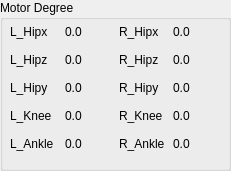
  <widget class="QGroupBox" name="groupBox_2">
   <property name="geometry">
    <rect>
     <x>10</x>
     <y>240</y>
     <width>231</width>
     <height>171</height>
    </rect>
   </property>
   <property name="title">
    <string>Motor Degree</string>
   </property>
   <widget class="QWidget" name="horizontalLayoutWidget_4">
    <property name="geometry">
     <rect>
      <x>10</x>
      <y>20</y>
      <width>211</width>
      <height>141</height>
     </rect>
    </property>
    <layout class="QHBoxLayout" name="horizontalLayout_4">
     <item>
      <layout class="QGridLayout" name="gridLayout_7">
       <item row="2" column="1">
        <widget class="QLabel" name="label_L_Hipy_degree">
         <property name="text">
          <string>0.0</string>
         </property>
        </widget>
       </item>
       <item row="4" column="0">
        <widget class="QLabel" name="label_p_motor5_15">
         <property name="minimumSize">
          <size>
           <width>0</width>
           <height>20</height>
          </size>
         </property>
         <property name="maximumSize">
          <size>
           <width>50</width>
           <height>20</height>
          </size>
         </property>
         <property name="text">
          <string>L_Ankle</string>
         </property>
        </widget>
       </item>
       <item row="1" column="1">
        <widget class="QLabel" name="label_L_Hipz_degree">
         <property name="text">
          <string>0.0</string>
         </property>
        </widget>
       </item>
       <item row="2" column="0">
        <widget class="QLabel" name="label_v_motor4_12">
         <property name="minimumSize">
          <size>
           <width>0</width>
           <height>20</height>
          </size>
         </property>
         <property name="maximumSize">
          <size>
           <width>50</width>
           <height>20</height>
          </size>
         </property>
         <property name="text">
          <string>L_Hipy</string>
         </property>
        </widget>
       </item>
       <item row="3" column="0">
        <widget class="QLabel" name="label_i_motor4_12">
         <property name="minimumSize">
          <size>
           <width>0</width>
           <height>20</height>
          </size>
         </property>
         <property name="maximumSize">
          <size>
           <width>50</width>
           <height>20</height>
          </size>
         </property>
         <property name="text">
          <string>L_Knee</string>
         </property>
        </widget>
       </item>
       <item row="1" column="0">
        <widget class="QLabel" name="label_p_motor4_12">
         <property name="minimumSize">
          <size>
           <width>0</width>
           <height>20</height>
          </size>
         </property>
         <property name="maximumSize">
          <size>
           <width>50</width>
           <height>20</height>
          </size>
         </property>
         <property name="text">
          <string>L_Hipz</string>
         </property>
        </widget>
       </item>
       <item row="0" column="0">
        <widget class="QLabel" name="label_i_motor3_22">
         <property name="minimumSize">
          <size>
           <width>0</width>
           <height>20</height>
          </size>
         </property>
         <property name="maximumSize">
          <size>
           <width>50</width>
           <height>20</height>
          </size>
         </property>
         <property name="text">
          <string>L_Hipx</string>
         </property>
        </widget>
       </item>
       <item row="4" column="1">
        <widget class="QLabel" name="label_L_Ankle_degree">
         <property name="text">
          <string>0.0</string>
         </property>
        </widget>
       </item>
       <item row="0" column="1">
        <widget class="QLabel" name="label_L_Hipx_degree">
         <property name="text">
          <string>0.0</string>
         </property>
        </widget>
       </item>
       <item row="3" column="1">
        <widget class="QLabel" name="label_L_Knee_degree">
         <property name="text">
          <string>0.0</string>
         </property>
        </widget>
       </item>
      </layout>
     </item>
     <item>
      <layout class="QGridLayout" name="gridLayout_8">
       <item row="2" column="0">
        <widget class="QLabel" name="label_i_motor2_12">
         <property name="minimumSize">
          <size>
           <width>0</width>
           <height>20</height>
          </size>
         </property>
         <property name="maximumSize">
          <size>
           <width>50</width>
           <height>20</height>
          </size>
         </property>
         <property name="text">
          <string>R_Hipy</string>
         </property>
        </widget>
       </item>
       <item row="0" column="1">
        <widget class="QLabel" name="label_R_Hipx_degree">
         <property name="text">
          <string>0.0</string>
         </property>
        </widget>
       </item>
       <item row="1" column="0">
        <widget class="QLabel" name="label_v_motor2_12">
         <property name="minimumSize">
          <size>
           <width>0</width>
           <height>20</height>
          </size>
         </property>
         <property name="maximumSize">
          <size>
           <width>50</width>
           <height>20</height>
          </size>
         </property>
         <property name="text">
          <string>R_Hipz</string>
         </property>
        </widget>
       </item>
       <item row="0" column="0">
        <widget class="QLabel" name="label_p_motor2_12">
         <property name="minimumSize">
          <size>
           <width>0</width>
           <height>20</height>
          </size>
         </property>
         <property name="maximumSize">
          <size>
           <width>50</width>
           <height>20</height>
          </size>
         </property>
         <property name="text">
          <string>R_Hipx</string>
         </property>
        </widget>
       </item>
       <item row="3" column="0">
        <widget class="QLabel" name="label_p_motor3_11">
         <property name="minimumSize">
          <size>
           <width>0</width>
           <height>20</height>
          </size>
         </property>
         <property name="maximumSize">
          <size>
           <width>50</width>
           <height>20</height>
          </size>
         </property>
         <property name="text">
          <string>R_Knee</string>
         </property>
        </widget>
       </item>
       <item row="1" column="1">
        <widget class="QLabel" name="label_R_Hipz_degree">
         <property name="text">
          <string>0.0</string>
         </property>
        </widget>
       </item>
       <item row="2" column="1">
        <widget class="QLabel" name="label_R_Hipy_degree">
         <property name="text">
          <string>0.0</string>
         </property>
        </widget>
       </item>
       <item row="3" column="1">
        <widget class="QLabel" name="label_R_Knee_degree">
         <property name="text">
          <string>0.0</string>
         </property>
        </widget>
       </item>
       <item row="4" column="0">
        <widget class="QLabel" name="label_v_motor3_11">
         <property name="minimumSize">
          <size>
           <width>0</width>
           <height>20</height>
          </size>
         </property>
         <property name="maximumSize">
          <size>
           <width>50</width>
           <height>20</height>
          </size>
         </property>
         <property name="text">
          <string>R_Ankle</string>
         </property>
        </widget>
       </item>
       <item row="4" column="1">
        <widget class="QLabel" name="label_R_Ankle_degree">
         <property name="text">
          <string>0.0</string>
         </property>
        </widget>
       </item>
      </layout>
     </item>
    </layout>
   </widget>
  </widget>
